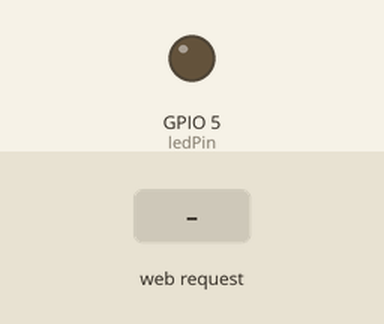
A sketch run on a simulated ESP32. Shown: output pins drawn as LEDs (lit = HIGH). The inputs (shaded band) are chosen by the test bench. WiFi joins after 1.5 s; servers stay silent unless stated; what the sketch prints to the serial monitor is not drawn.

Above: at 2.7 s.
2.8 s: HTTP request GET /ON received
At 4.0 s:
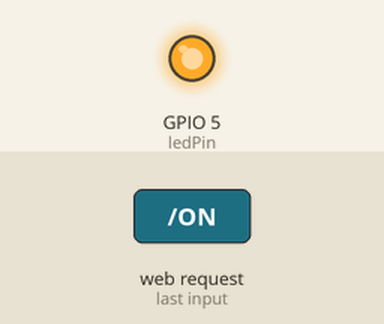
4.3 s: HTTP request GET /OFF received
At 5.2 s:
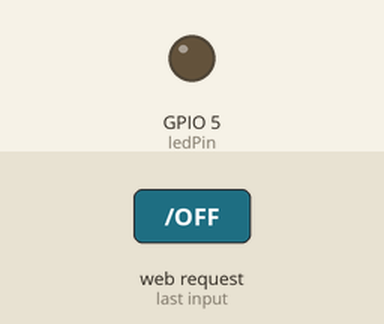
Timing chart, 0 to 7.3 s (numbered marks = the images above; inputs shaded):
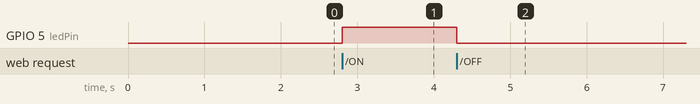

The sketch:

web_led_control.ino
```cpp
#include <WiFi.h>

const char* ssid = "CU_N8d6";
const char* password = "fx9xw4xm";
int ledPin = 5;
WiFiServer server(80);

void setup(){
  Serial.begin(115200);
  pinMode(ledPin,OUTPUT);
  WiFi.begin(ssid,password);

  while(WiFi.status() != WL_CONNECTED){
    delay(500);
    Serial.print(".");
  }

  Serial.println();
  Serial.println("Connected!");
  Serial.println(WiFi.localIP());
  server.begin();
  Serial.println("Web Server Started");
}

void loop(){
  WiFiClient client = server.available();

  if(client){
    Serial.println("New Client");
    String request = client.readStringUntil('\r');
    Serial.println(request);

    if (request.indexOf("/ON") >= 0) {
      digitalWrite(ledPin, HIGH);
    }

    if (request.indexOf("/OFF") >= 0) {
      digitalWrite(ledPin, LOW);
    }

    client.println("HTTP/1.1 200 OK");
    client.println("Content-type: text/html");
    client.println("Connection: close");
    client.println();

    client.println("<!DOCTYPE html>");
    client.println("<html>");
    client.println("<body>");

    client.println("<h1>Ning's ESP32 IoT Project</h1>");
    client.println("<p>Trinity College Dublin</p>");
    client.println("<p>Computer Engineering Student</p>");
    client.println("<p>Week 3 Day 2 - Web LED Control</p>");
    client.println("<hr>");
    client.println("<h2>LED Control Panel</h2>");
    client.println("<a href=\"/ON\">Turn ON LED</a>");
    client.println("<br><br>");
    client.println("<a href=\"/OFF\">Turn OFF LED</a>");
    client.println("<br><br>");
    client.println("<p>ESP32 Web Server Running</p>");
    client.println("</body>");
    client.println("</html>");
    delay(10);

    client.stop();
  }
}
```

Measured:
- after the input at 2.8 s, GPIO 5 (ledPin): LOW → HIGH at once
- after the input at 4.3 s, GPIO 5 (ledPin): HIGH → LOW at once
